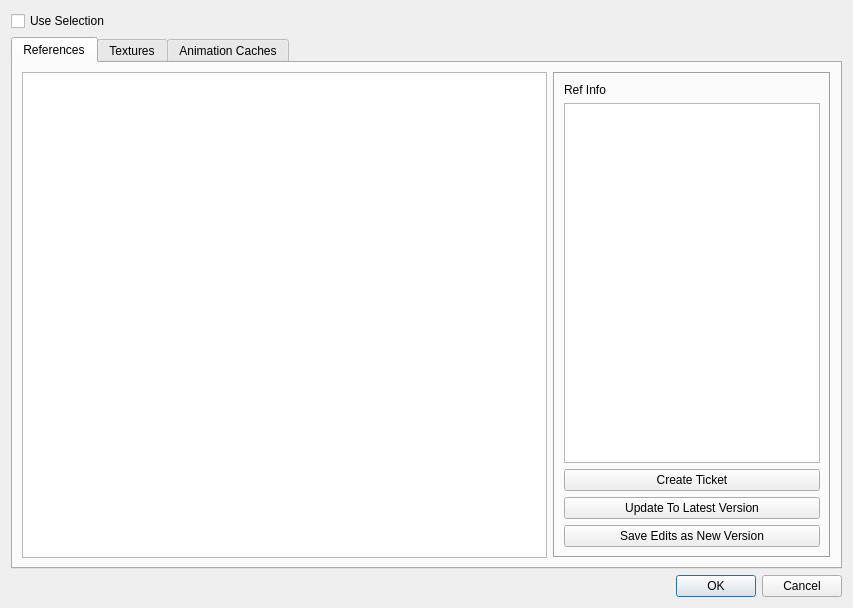
<?xml version="1.0" encoding="UTF-8"?>
<ui version="4.0">
 <class>Dialog</class>
 <widget class="QDialog" name="Dialog">
  <property name="geometry">
   <rect>
    <x>0</x>
    <y>0</y>
    <width>853</width>
    <height>608</height>
   </rect>
  </property>
  <property name="windowTitle">
   <string>Reference Editor</string>
  </property>
  <layout class="QVBoxLayout" name="verticalLayout">
   <item>
    <layout class="QVBoxLayout" name="verticalLayout_3">
     <item>
      <widget class="QCheckBox" name="use_selection_checkBox">
       <property name="text">
        <string>Use Selection</string>
       </property>
      </widget>
     </item>
     <item>
      <widget class="QTabWidget" name="tabWidget">
       <property name="currentIndex">
        <number>0</number>
       </property>
       <widget class="QWidget" name="references_tab">
        <attribute name="title">
         <string>References</string>
        </attribute>
        <layout class="QHBoxLayout" name="horizontalLayout" stretch="1,0">
         <item>
          <widget class="QTreeView" name="references_treeView"/>
         </item>
         <item>
          <widget class="QFrame" name="frame">
           <property name="frameShape">
            <enum>QFrame::Box</enum>
           </property>
           <property name="frameShadow">
            <enum>QFrame::Sunken</enum>
           </property>
           <layout class="QVBoxLayout" name="verticalLayout_2">
            <item>
             <widget class="QLabel" name="label">
              <property name="text">
               <string>Ref Info</string>
              </property>
             </widget>
            </item>
            <item>
             <widget class="QTextEdit" name="textEdit"/>
            </item>
            <item>
             <widget class="QPushButton" name="pushButton">
              <property name="text">
               <string>Create Ticket</string>
              </property>
             </widget>
            </item>
            <item>
             <widget class="QPushButton" name="pushButton_2">
              <property name="text">
               <string>Update To Latest Version</string>
              </property>
             </widget>
            </item>
            <item>
             <widget class="QPushButton" name="pushButton_3">
              <property name="text">
               <string>Save Edits as New Version</string>
              </property>
             </widget>
            </item>
           </layout>
          </widget>
         </item>
        </layout>
       </widget>
       <widget class="QWidget" name="textures_tab">
        <attribute name="title">
         <string>Textures</string>
        </attribute>
       </widget>
       <widget class="QWidget" name="animation_cache_tab">
        <attribute name="title">
         <string>Animation Caches</string>
        </attribute>
       </widget>
      </widget>
     </item>
    </layout>
   </item>
   <item>
    <widget class="QDialogButtonBox" name="buttonBox">
     <property name="orientation">
      <enum>Qt::Horizontal</enum>
     </property>
     <property name="standardButtons">
      <set>QDialogButtonBox::Cancel|QDialogButtonBox::Ok</set>
     </property>
    </widget>
   </item>
  </layout>
 </widget>
 <tabstops>
  <tabstop>use_selection_checkBox</tabstop>
  <tabstop>tabWidget</tabstop>
  <tabstop>buttonBox</tabstop>
 </tabstops>
 <resources/>
 <connections>
  <connection>
   <sender>buttonBox</sender>
   <signal>accepted()</signal>
   <receiver>Dialog</receiver>
   <slot>accept()</slot>
   <hints>
    <hint type="sourcelabel">
     <x>227</x>
     <y>582</y>
    </hint>
    <hint type="destinationlabel">
     <x>157</x>
     <y>274</y>
    </hint>
   </hints>
  </connection>
  <connection>
   <sender>buttonBox</sender>
   <signal>rejected()</signal>
   <receiver>Dialog</receiver>
   <slot>reject()</slot>
   <hints>
    <hint type="sourcelabel">
     <x>295</x>
     <y>588</y>
    </hint>
    <hint type="destinationlabel">
     <x>286</x>
     <y>274</y>
    </hint>
   </hints>
  </connection>
 </connections>
</ui>
